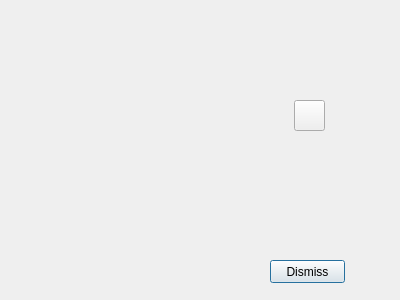
<?xml version="1.0" encoding="UTF-8"?>
<ui version="4.0">
 <class>EMDAnalysisDialog</class>
 <widget class="QDialog" name="EMDAnalysisDialog">
  <property name="geometry">
   <rect>
    <x>0</x>
    <y>0</y>
    <width>400</width>
    <height>300</height>
   </rect>
  </property>
  <property name="windowTitle">
   <string>Dialog</string>
  </property>
  <widget class="QPushButton" name="btnDismiss">
   <property name="geometry">
    <rect>
     <x>270</x>
     <y>260</y>
     <width>75</width>
     <height>23</height>
    </rect>
   </property>
   <property name="text">
    <string>Dismiss</string>
   </property>
  </widget>
  <widget class="QPushButton" name="btnPerformEMD">
   <property name="geometry">
    <rect>
     <x>294</x>
     <y>100</y>
     <width>31</width>
     <height>31</height>
    </rect>
   </property>
   <property name="toolTip">
    <string>Perform EMD analysis</string>
   </property>
   <property name="text">
    <string/>
   </property>
   <property name="icon">
    <iconset resource="../ijresources.qrc">
     <normaloff>:/ijicons32/ijplay32</normaloff>:/ijicons32/ijplay32</iconset>
   </property>
  </widget>
 </widget>
 <resources>
  <include location="../ijresources.qrc"/>
 </resources>
 <connections>
  <connection>
   <sender>btnDismiss</sender>
   <signal>clicked()</signal>
   <receiver>EMDAnalysisDialog</receiver>
   <slot>reject()</slot>
   <hints>
    <hint type="sourcelabel">
     <x>311</x>
     <y>270</y>
    </hint>
    <hint type="destinationlabel">
     <x>369</x>
     <y>274</y>
    </hint>
   </hints>
  </connection>
  <connection>
   <sender>btnPerformEMD</sender>
   <signal>clicked()</signal>
   <receiver>EMDAnalysisDialog</receiver>
   <slot>onPerformEMD()</slot>
   <hints>
    <hint type="sourcelabel">
     <x>309</x>
     <y>119</y>
    </hint>
    <hint type="destinationlabel">
     <x>357</x>
     <y>143</y>
    </hint>
   </hints>
  </connection>
 </connections>
 <slots>
  <slot>onPerformEMD()</slot>
 </slots>
</ui>
